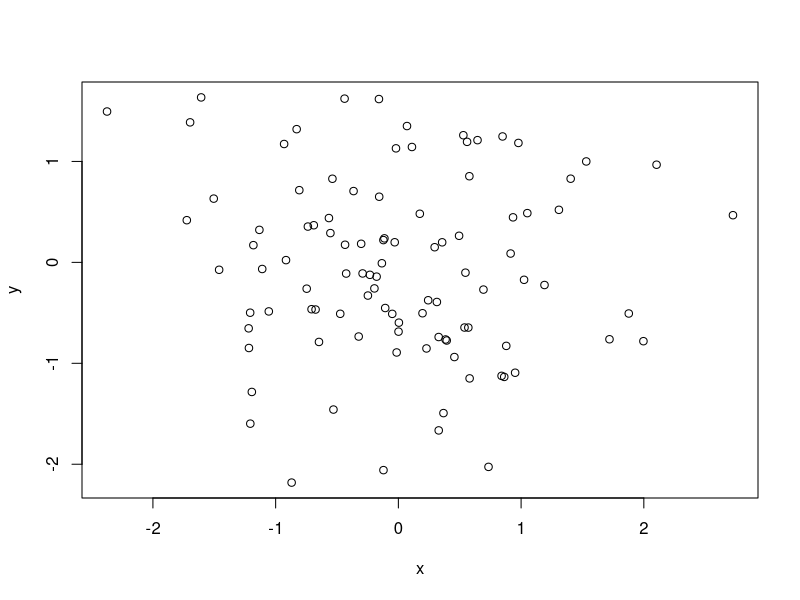

Write R code to recreate this figure.
## ---- chunk 1
x <- rnorm(100)
y <- rnorm(100)
plot(x,y)
## ---- chunk 2

